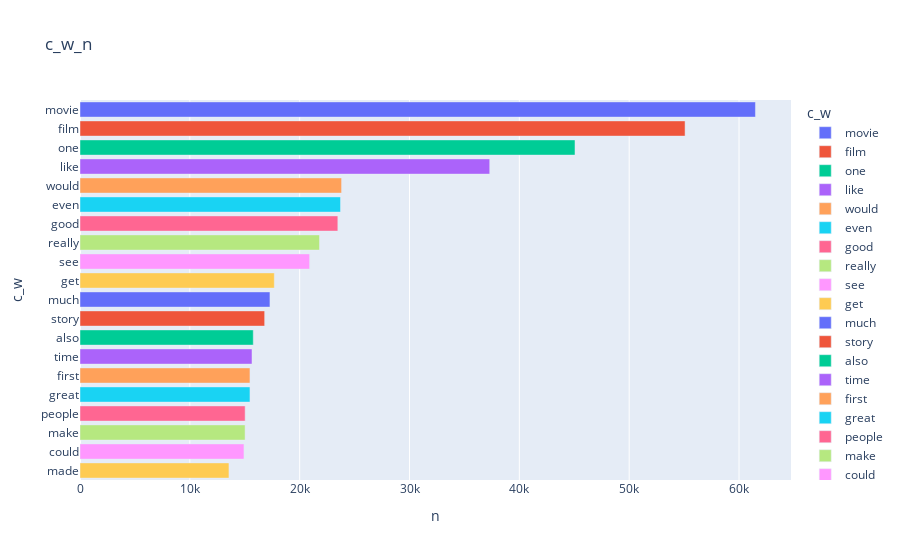

Notebook cell for this chart:
### Code cell
fig = px.bar(v_df,x='n' ,y='c_w',orientation='h',title = 'c_w_n',color='c_w')
fig.show()

### Figure 1 — Plotly figure (JSON) as saved in the notebook; plotly's stock layout.template omitted (floating-point values rounded to 4 significant figures)
{"data": [{"alignmentgroup": "True", "hovertemplate": "c_w=%{y}<br>n=%{x}<extra></extra>", "legendgroup": "movie", "marker": {"color": "#636efa", "pattern": {"shape": ""}}, "name": "movie", "offsetgroup": "movie", "orientation": "h", "showlegend": true, "textposition": "auto", "type": "bar", "x": [61496], "xaxis": "x", "y": ["movie"], "yaxis": "y"}, {"alignmentgroup": "True", "hovertemplate": "c_w=%{y}<br>n=%{x}<extra></extra>", "legendgroup": "film", "marker": {"color": "#EF553B", "pattern": {"shape": ""}}, "name": "film", "offsetgroup": "film", "orientation": "h", "showlegend": true, "textposition": "auto", "type": "bar", "x": [55088], "xaxis": "x", "y": ["film"], "yaxis": "y"}, {"alignmentgroup": "True", "hovertemplate": "c_w=%{y}<br>n=%{x}<extra></extra>", "legendgroup": "one", "marker": {"color": "#00cc96", "pattern": {"shape": ""}}, "name": "one", "offsetgroup": "one", "orientation": "h", "showlegend": true, "textposition": "auto", "type": "bar", "x": [45067], "xaxis": "x", "y": ["one"], "yaxis": "y"}, {"alignmentgroup": "True", "hovertemplate": "c_w=%{y}<br>n=%{x}<extra></extra>", "legendgroup": "like", "marker": {"color": "#ab63fa", "pattern": {"shape": ""}}, "name": "like", "offsetgroup": "like", "orientation": "h", "showlegend": true, "textposition": "auto", "type": "bar", "x": [37303], "xaxis": "x", "y": ["like"], "yaxis": "y"}, {"alignmentgroup": "True", "hovertemplate": "c_w=%{y}<br>n=%{x}<extra></extra>", "legendgroup": "would", "marker": {"color": "#FFA15A", "pattern": {"shape": ""}}, "name": "would", "offsetgroup": "would", "orientation": "h", "showlegend": true, "textposition": "auto", "type": "bar", "x": [23815], "xaxis": "x", "y": ["would"], "yaxis": "y"}, {"alignmentgroup": "True", "hovertemplate": "c_w=%{y}<br>n=%{x}<extra></extra>", "legendgroup": "even", "marker": {"color": "#19d3f3", "pattern": {"shape": ""}}, "name": "even", "offsetgroup": "even", "orientation": "h", "showlegend": true, "textposition": "auto", "type": "bar", "x": [23720], "xaxis": "x", "y": ["even"], "yaxis": "y"}, {"alignmentgroup": "True", "hovertemplate": "c_w=%{y}<br>n=%{x}<extra></extra>", "legendgroup": "good", "marker": {"color": "#FF6692", "pattern": {"shape": ""}}, "name": "good", "offsetgroup": "good", "orientation": "h", "showlegend": true, "textposition": "auto", "type": "bar", "x": [23475], "xaxis": "x", "y": ["good"], "yaxis": "y"}, {"alignmentgroup": "True", "hovertemplate": "c_w=%{y}<br>n=%{x}<extra></extra>", "legendgroup": "really", "marker": {"color": "#B6E880", "pattern": {"shape": ""}}, "name": "really", "offsetgroup": "really", "orientation": "h", "showlegend": true, "textposition": "auto", "type": "bar", "x": [21806], "xaxis": "x", "y": ["really"], "yaxis": "y"}, {"alignmentgroup": "True", "hovertemplate": "c_w=%{y}<br>n=%{x}<extra></extra>", "legendgroup": "see", "marker": {"color": "#FF97FF", "pattern": {"shape": ""}}, "name": "see", "offsetgroup": "see", "orientation": "h", "showlegend": true, "textposition": "auto", "type": "bar", "x": [20906], "xaxis": "x", "y": ["see"], "yaxis": "y"}, {"alignmentgroup": "True", "hovertemplate": "c_w=%{y}<br>n=%{x}<extra></extra>", "legendgroup": "get", "marker": {"color": "#FECB52", "pattern": {"shape": ""}}, "name": "get", "offsetgroup": "get", "orientation": "h", "showlegend": true, "textposition": "auto", "type": "bar", "x": [17692], "xaxis": "x", "y": ["get"], "yaxis": "y"}, {"alignmentgroup": "True", "hovertemplate": "c_w=%{y}<br>n=%{x}<extra></extra>", "legendgroup": "much", "marker": {"color": "#636efa", "pattern": {"shape": ""}}, "name": "much", "offsetgroup": "much", "orientation": "h", "showlegend": true, "textposition": "auto", "type": "bar", "x": [17294], "xaxis": "x", "y": ["much"], "yaxis": "y"}, {"alignmentgroup": "True", "hovertemplate": "c_w=%{y}<br>n=%{x}<extra></extra>", "legendgroup": "story", "marker": {"color": "#EF553B", "pattern": {"shape": ""}}, "name": "story", "offsetgroup": "story", "orientation": "h", "showlegend": true, "textposition": "auto", "type": "bar", "x": [16812], "xaxis": "x", "y": ["story"], "yaxis": "y"}, {"alignmentgroup": "True", "hovertemplate": "c_w=%{y}<br>n=%{x}<extra></extra>", "legendgroup": "also", "marker": {"color": "#00cc96", "pattern": {"shape": ""}}, "name": "also", "offsetgroup": "also", "orientation": "h", "showlegend": true, "textposition": "auto", "type": "bar", "x": [15775], "xaxis": "x", "y": ["also"], "yaxis": "y"}, {"alignmentgroup": "True", "hovertemplate": "c_w=%{y}<br>n=%{x}<extra></extra>", "legendgroup": "time", "marker": {"color": "#ab63fa", "pattern": {"shape": ""}}, "name": "time", "offsetgroup": "time", "orientation": "h", "showlegend": true, "textposition": "auto", "type": "bar", "x": [15660], "xaxis": "x", "y": ["time"], "yaxis": "y"}, {"alignmentgroup": "True", "hovertemplate": "c_w=%{y}<br>n=%{x}<extra></extra>", "legendgroup": "first", "marker": {"color": "#FFA15A", "pattern": {"shape": ""}}, "name": "first", "offsetgroup": "first", "orientation": "h", "showlegend": true, "textposition": "auto", "type": "bar", "x": [15475], "xaxis": "x", "y": ["first"], "yaxis": "y"}, {"alignmentgroup": "True", "hovertemplate": "c_w=%{y}<br>n=%{x}<extra></extra>", "legendgroup": "great", "marker": {"color": "#19d3f3", "pattern": {"shape": ""}}, "name": "great", "offsetgroup": "great", "orientation": "h", "showlegend": true, "textposition": "auto", "type": "bar", "x": [15475], "xaxis": "x", "y": ["great"], "yaxis": "y"}, {"alignmentgroup": "True", "hovertemplate": "c_w=%{y}<br>n=%{x}<extra></extra>", "legendgroup": "people", "marker": {"color": "#FF6692", "pattern": {"shape": ""}}, "name": "people", "offsetgroup": "people", "orientation": "h", "showlegend": true, "textposition": "auto", "type": "bar", "x": [15036], "xaxis": "x", "y": ["people"], "yaxis": "y"}, {"alignmentgroup": "True", "hovertemplate": "c_w=%{y}<br>n=%{x}<extra></extra>", "legendgroup": "make", "marker": {"color": "#B6E880", "pattern": {"shape": ""}}, "name": "make", "offsetgroup": "make", "orientation": "h", "showlegend": true, "textposition": "auto", "type": "bar", "x": [15030], "xaxis": "x", "y": ["make"], "yaxis": "y"}, {"alignmentgroup": "True", "hovertemplate": "c_w=%{y}<br>n=%{x}<extra></extra>", "legendgroup": "could", "marker": {"color": "#FF97FF", "pattern": {"shape": ""}}, "name": "could", "offsetgroup": "could", "orientation": "h", "showlegend": true, "textposition": "auto", "type": "bar", "x": [14929], "xaxis": "x", "y": ["could"], "yaxis": "y"}, {"alignmentgroup": "True", "hovertemplate": "c_w=%{y}<br>n=%{x}<extra></extra>", "legendgroup": "made", "marker": {"color": "#FECB52", "pattern": {"shape": ""}}, "name": "made", "offsetgroup": "made", "orientation": "h", "showlegend": true, "textposition": "auto", "type": "bar", "x": [13562], "xaxis": "x", "y": ["made"], "yaxis": "y"}], "layout": {"barmode": "relative", "legend": {"title": {"text": "c_w"}, "tracegroupgap": 0}, "title": {"text": "c_w_n"}, "xaxis": {"anchor": "y", "domain": [0, 1], "title": {"text": "n"}}, "yaxis": {"anchor": "x", "categoryarray": ["made", "could", "make", "people", "great", "first", "time", "also", "story", "much", "get", "see", "really", "good", "even", "would", "like", "one", "film", "movie"], "categoryorder": "array", "domain": [0, 1], "title": {"text": "c_w"}}}}
